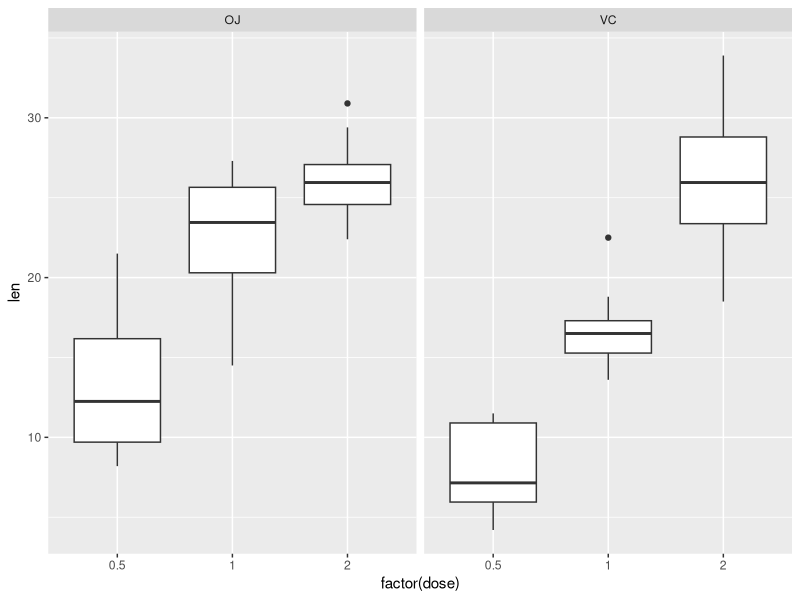

Here is the R script that generated this plot:
## ---- chunk 1
knitr::opts_chunk$set(echo = TRUE)
library(ggplot2)
library(datasets)
## ---- chunk 2
str(ToothGrowth)
head(ToothGrowth)
## ---- chunk 3
g <- ggplot(ToothGrowth, aes(factor(dose), len))
g + geom_boxplot() + facet_grid(. ~ supp)
## ---- chunk 4
df <- ToothGrowth
OJ.5 <- df[df$dose==0.5,]$len[11:20]
VC.5 <- df[df$dose==0.5,]$len[1:10]
t.test(OJ.5, VC.5, alternative = "greater", var.equal = FALSE)
OJ1 <- df[df$dose==1,]$len[11:20]
VC1 <- df[df$dose==1,]$len[1:10]
t.test(OJ1, VC1, alternative = "greater", var.equal = FALSE)
OJ2 <- df[df$dose==2,]$len[11:20]
VC2 <- df[df$dose==2,]$len[1:10]
t.test(OJ2, VC2, alternative = "greater", var.equal = FALSE)
# t.test(df[df$dose==0.5 && df$supp=="OJ",]$len, df[df$dose==0.5 && df$supp=="VC",]$len)
## ---- chunk 5
sessionInfo()
